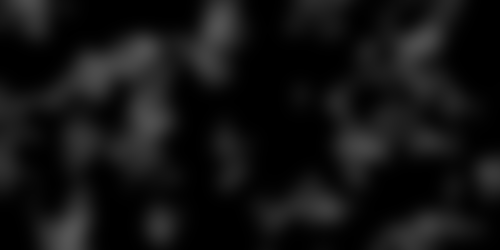
#> input picture field.png, 500 x 250 px
$ python k_from_image.py   (older library calls are emulated)
#> lines starting #> are read from the running program, lines starting #| are printed output that depends on the picture
from typing import Callable

import numpy as np
from PIL import Image
from scipy import interpolate
import math
from scipy.misc import derivative
from time import time


def m_from_image(image_name: str, min_m: float = 0.0, max_m: float = 1.0) -> None:
    """
    Функция для генерации пористости по картинке.
    Пористость интерполируется от min_m (для самого темного оттенка) до max_m(для самого светлого)
    :param image_name: название файла картинки
    :param min_m: минимальное значение пористости
    :param max_m: масимальное значение пористости
    """
#> called with image_name = 'field.png', min_m = 0.01, max_m = 0.2

    def interpolate(color):
        return min_m + (max_m - min_m) * (color - minimum_color) / (maximum_color - minimum_color)

    global m, N, M
    m = np.zeros((M, N))
    image = Image.open(image_name).convert('L')
    image = image.resize((N, M))
#> image: PIL image 140x70 L
    pixels = image.load()
    colors = np.array([[pixels[x, y] for x in range(N)] for y in range(M - 1, -1, -1)])
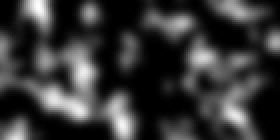
#> colors: shape (70, 140) int64 (shown 2 times larger); min 0, max 85, mean 18.5; drawn with min black and max white
    maximum_color = np.max(colors)
#> maximum_color = 85
    minimum_color = np.min(colors)
#> minimum_color = 0
    m = np.array([[interpolate(colors[i][j]) for j in range(N)] for i in range(M)])


def extrap_func(x: list[float], y: list[float]) -> Callable:
    if len(x) == 1:
        return lambda xx: y[0]
    elif len(x) == 2:
        return interpolate.interp1d(x, y, kind='linear', fill_value='extrapolate')
    elif len(x) == 3:
        return interpolate.interp1d(x, y, kind='quadratic', fill_value='extrapolate')
    else:
        return interpolate.interp1d(x, y, kind='cubic', fill_value='extrapolate')


def k0_i(i: int, j: int) -> int:
    return j + i * N


def k1_i(i: int, j: int) -> int:
    return j + i * M


# [40 lines left out: function write_to_file, not called in this run]


N = 140
M = 70
print(f'Система {N}x{M} ячеек')
print('=' * 40)
start = time()
m_from_image('field.png', 0.01, 0.2)
b = np.array([[1 - math.sqrt(1 - m[i][j]) for j in range(N)] for i in range(M)])
# Количество k0 (→)
q_k0 = (M - 1) * N
# Количество k1 (↑)
q_k1 = (N - 1) * M
k_0 = np.array([(b[i][j] * 0.5 + b[i + 1][j] * 0.5) ** 3 / 12 for i in range(M - 1) for j in range(N)])
#> k_0 = 9660 values, max 9.81e-05 at index 299, min 1.05e-08 at index 0, mean 5.69e-06
k_1 = np.array([(b[i][j] * 0.5 + b[i][j + 1] * 0.5) ** 3 / 12 for j in range(N - 1) for i in range(M)])
#> k_1 = 9730 values, max 9.63e-05 at index 1262, min 1.05e-08 at index 0, mean 5.7e-06
print(f'Инициализация: {time() - start} секунд')

k1 = np.zeros((M, N))
k2 = np.zeros((M, N))

dk_dx = np.zeros((M, N))
dk_dy = np.zeros((M, N))

start = time()
# горизонтальная аппроксимация
for i in range(M):
    x = np.linspace(1, N - 1, N - 1)
    y = np.array([k_1[k1_i(j, i)] for j in range(N - 1)])
    f = extrap_func(x, y)
    x1 = np.linspace(0.5, N - 0.5, N)
    y1 = f(x1)
    for j in range(N):
        k1[i][j] = y1[j]
#> (the run stopped early here; a loop or call above may not have finished)
